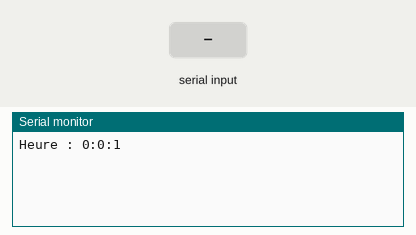
Bench run of a sketch on a simulated Arduino Uno, built with avr-gcc and run on an emulated ATmega328P. On the bench: the last lines printed to the serial monitor. The inputs (shaded band) are chosen by the test bench.

Above: at 1.2 s.
1.3 s: "on 1\n" received over Serial
At 1.96 s:
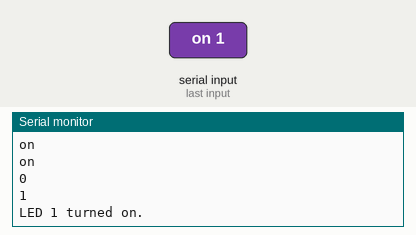
2.9 s: "on 150\n" received over Serial
At 3.91 s:
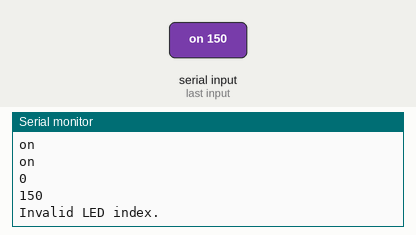
5.1 s: "off 1\n" received over Serial
At 5.96 s:
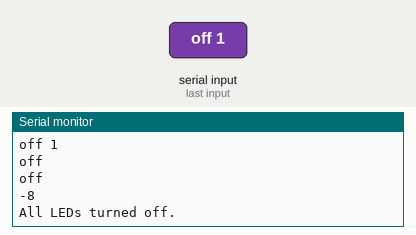
7.2 s: "90 45 200\n" received over Serial
At 8.9 s:
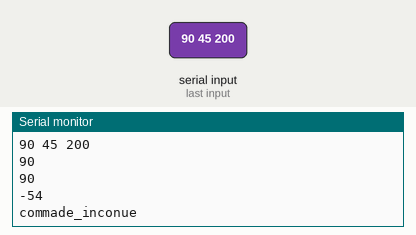
Timing chart, 0 to 10.4 s (numbered marks = the images above; inputs shaded):
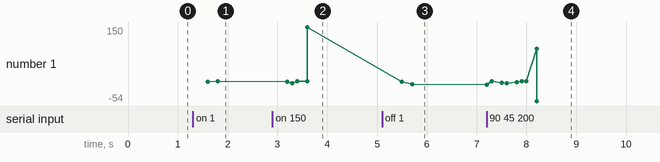

Measured:
- after the input at 1.3 s, the serial monitor: prints a new line at once (image 1)
- after the input at 2.9 s, the serial monitor: prints a new line after 0.40 s (image 2)
- after the input at 5.1 s, the serial monitor: prints a new line after 0.10 s (image 3)
- after the input at 7.2 s, the serial monitor: prints a new line at once (image 4)
- plotted number 1: 1 → 150 after the input at 2.9 s, 150 → -8 after the input at 5.1 s, -8 → -54 after the input at 7.2 s

The sketch:

charlieplexing_led.ino
```cpp
/* Charlieplexing example: 3 pins driving 6 LEDs. */

#define SCAN_DELAY 2
#define UPDATE_INTERVAL 1000
#define RESTART_THRESHOLD 3000
#include <avr/wdt.h>

byte LED_PINS[] = { 2, 3, 4 };
const byte LED_PIN_COUNT = sizeof(LED_PINS);
char buffer[255];
int index = 0;
char *kw;
char *arg;
char *arg1;
int led_on[30];
int Maxled_on;
bool allOff = false;
unsigned long previousUpdateTime = 0;
unsigned long previousSeconds = 0;
bool clockRunning = true;

void setup() {
  Serial.begin(115200);
  Maxled_on = 2;
}

void loop() {

  char ch;
  ch = Serial.read();
  if (ch != -1) {
    Serial.print('-');
    Serial.println(ch);
    delay(100);
    if (ch != '\n' && ch != '\r') {
      buffer[index++] = ch;
    } else {
      buffer[index] = '\0';
      Serial.println(buffer);
      kw = strtok(buffer, " ");
      Serial.println(kw);
      arg = strtok(NULL, " ");
      arg1= strtok(NULL, " ");
      index = 0;
      Serial.println(kw);
      Serial.println(strcmp(kw, "on"));
      if (strcmp(kw, "on") == 0) {
        Serial.println(arg);
        int ledIndex = atoi(arg);
        if (ledIndex > 0 && ledIndex <= Maxled_on) {
          int ledPin = led_on[ledIndex - 1];
          Pin_on(ledPin);
          Serial.print("LED ");
          Serial.print(ledIndex);
          Serial.println(" turned on.");

        } else {
          Serial.println("Invalid LED index.");
        }
      } else if (strcmp(kw, "off") == 0) {
        allOff = true;
        clear();
        Serial.println("All LEDs turned off.");
      }
      else {Serial.println("commade_inconue");
    }
    buffer[0] = '\0';
  }
 }
  if (!allOff) {
    for (int i = 0; i <= Maxled_on; i++) {
      Pin_on(led_on[i]);
    }
  } else {
    clear();
    allOff = false;
  }
    unsigned long currentTime = millis();

  // Vérifier le redémarrage de la carte
  if (currentTime - previousUpdateTime >= RESTART_THRESHOLD) {
    Serial.println("Redémarrage de la carte...");
    delay(1000); // Attendre 1 seconde avant de redémarrer
    wdt_enable(WDTO_15MS); // Activer le watchdog timer pour redémarrer la carte
    while (true); // Boucle infinie pour permettre au watchdog timer de redémarrer la carte
  }

  // Mettre à jour l'horloge
  if (currentTime - previousUpdateTime >= UPDATE_INTERVAL) {
    previousUpdateTime = currentTime;

    // Récupérer l'heure actuelle
    unsigned long seconds = currentTime / 1000;
    unsigned long minutes = seconds / 60;
    unsigned long hours = minutes / 60;

    // Afficher l'heure dans le moniteur série
    Serial.print("Heure : ");
    Serial.print(hours);
    Serial.print(":");
    Serial.print(minutes % 60);
    Serial.print(":");
    Serial.println(seconds % 60);

    // Vérifier si les secondes ont été actualisées
    if (seconds != previousSeconds) {
      // Les secondes ont été actualisées, mettre à jour la valeur précédente
      previousSeconds = seconds;
    } else {
      // Les secondes n'ont pas été actualisées, incrémenter le compteur
      unsigned long nonUpdatedSeconds = currentTime - previousUpdateTime;

      // Vérifier si les secondes non actualisées atteignent le seuil de redémarrage
      if (nonUpdatedSeconds >= RESTART_THRESHOLD) {
        Serial.println("Redémarrage de la carte...");
        delay(1000); // Attendre 1 seconde avant de redémarrer
        wdt_enable(WDTO_15MS); // Activer le watchdog timer pour redémarrer la carte
        while (true); // Boucle infinie pour permettre au watchdog timer de redémarrer la carte
      }
    }
  }
}

void Pin_on(int i) {
  if (i == 1) {
    setpin(3, 2);
  } else if (i == 2) {
    setpin(2, 3);
  } else if (i == 3) {
    setpin(4, 2);
  } else if (i == 4) {
    setpin(2, 4);
  } else if (i == 5) {
    setpin(4, 3);
  } else if (i == 6) {
    setpin(3, 4);
  }
}

void setpin(int i, int j) {
  pinMode(i, OUTPUT);
  pinMode(j, OUTPUT);
  digitalWrite(i, HIGH);
  digitalWrite(j, LOW);
  delay(SCAN_DELAY);
  pinMode(i, INPUT);
  pinMode(j, INPUT);
}

void clear() {
  for (int i = 0; i < LED_PIN_COUNT; i++) {
    pinMode(LED_PINS[i], INPUT);
  }
}
void restartClock() {
  // Réinitialiser les variables de l'horloge et activer l'horloge
  previousUpdateTime = millis();
  previousSeconds = previousUpdateTime / 1000;
  clockRunning = true;
}
```
